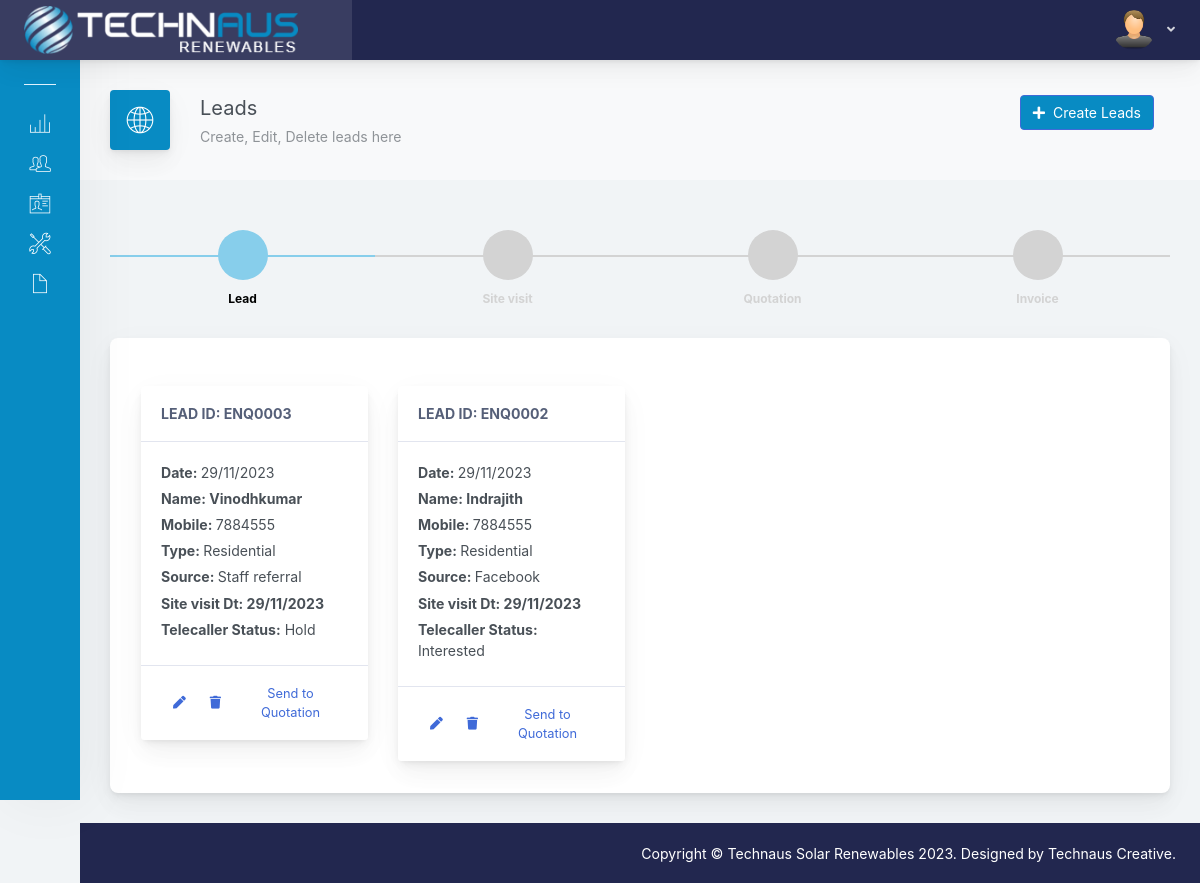
The page /admin_invoice/leads_list.php?page=2 (signed in) on the database its author committed.
### tables this page shows
CREATE TABLE `leads` (
  `leadid` int(10) NOT NULL,
  `leadno` varchar(20) DEFAULT NULL,
  `lddate` date NOT NULL,
  `source` varchar(100) NOT NULL,
  `leadtype` varchar(100) NOT NULL,
  `leadname` varchar(200) NOT NULL,
  `mobile` varchar(30) NOT NULL,
  `email` varchar(100) NOT NULL,
  `address` varchar(500) NOT NULL,
  `area` varchar(500) NOT NULL,
  `state` varchar(200) NOT NULL,
  `ebillamt` int(20) NOT NULL,
  `phase` varchar(20) NOT NULL,
  `appointmentdt` date NOT NULL,
  `assignto` varchar(50) NOT NULL,
  `statustc` varchar(200) NOT NULL,
  `notestc` varchar(500) NOT NULL,
  `nextcalltcdt` date NOT NULL,
  `appx_kw` varchar(10) NOT NULL,
  `sanction_load` varchar(20) NOT NULL,
  `space_solar` varchar(20) NOT NULL,
  `statusta` varchar(30) NOT NULL,
  `is_quotation` int(4) NOT NULL,
  `quot_dt` date DEFAULT NULL,
  `quot_no` varchar(20) NOT NULL,
  `quot_price` varchar(20) NOT NULL,
  `is_deleted` int(4) NOT NULL
);

### admin_invoice/leads_list.php (the view, shortened to what this page needs)
<?php
include 'includes/db.php';
include 'includes/header.php';
include 'includes/navbar.php';
        $query = "SELECT * FROM leads where is_quotation='0' and is_deleted='0' ORDER BY `leadid` DESC ";
        $query_run = mysqli_query($con, $query);
?>
<link href="assets/css/step_form.css" rel="stylesheet">
<body>
    <div class="app-main__outer">
        <div class="app-main__inner">
            <div class="app-page-title">
                <div class="page-title-wrapper">
                    <div class="page-title-heading">
                        <div class="page-title-icon">
                            <i class="pe-7s-global"></i>
                        </div>
                        <div>Leads<div class="page-title-subheading">Create, Edit, Delete leads here
                            </div>
                        </div>
                    </div>
                    <div class="page-title-actions">
                        <a class="btn mr-3 mb-3 btn-primary" href="leads_create.php" style="font-size:14px;"><i
                                class="fa fa-plus"></i>&nbsp;
                            Create Leads
                        </a>
                    </div>
                </div>
            </div>
            <div class="tab-content">
                <div class="tab-pane tabs-animation fade show active" id="tab-content-0" role="tabpanel">
                      <div class="row">
                    <div class="col-md-12 mx-0">
                        <form id="msform">
                            <ul id="progressbar">
                                <li class="active" id="leadpg"><strong>Lead</strong></li>
                                <li id="sitevisit"><strong>Site visit</strong></li>
                                <li id="quotation"><strong>Quotation</strong></li>
                                <li id="invoice"><strong>Invoice</strong></li>
                            </ul>
                        </form>
                    </div>
                </div>
                    <div class="main-card mb-3 card">
                    <div class="successmsg p-3"
                                                style="background-color: <?php echo isset($_GET['success']) && $_GET['success'] == 1 ? '#4CAF50' : (isset($_GET['error']) && $_GET['error'] == 1 ? '#f44336' : ''); ?>; color: white;">
                                            </div>
                        <div class="row m-3">
                            <?php
                            if (mysqli_num_rows($query_run) > 0) {
                            while($row = mysqli_fetch_assoc($query_run)) { ?>
                            <div class="col-3 mb-3">
                                <div class="card-container">
                                    <div class="card">
                                        <div class="card-header">
                                            Lead ID: <?php echo $row['leadno']; ?>
                                        </div>
                                        <div class="card-body">
                                            <p><strong> Date: </strong>
                                                <?php echo date("d/m/Y", strtotime($row["lddate"])); ?>
                                            </p>
                                            <p><strong> Name: <?php echo $row['leadname']; ?></strong></p>
                                            <p><strong> Mobile: </strong> <?php echo $row['mobile']; ?></p>
                                            <p><strong> Type: </strong> <?php echo $row['leadtype']; ?></p>
                                            <p><strong> Source: </strong> <?php echo $row['source']; ?></p>
                                            <p><strong> Site visit Dt:
                                                    <?php echo date("d/m/Y", strtotime($row["appointmentdt"]));  ?></strong>
                                            </p>
                                            <p><strong> Telecaller Status:</strong> <?php echo $row['statustc']; ?></p>
                                        </div>
                                        <div class="card-footer">
                                            <form action="leads_edit.php" method="post">
                                                <button style="background-color:transparent; border:0;" type="submit"
                                                    name="lead_edit_btn" class="btn btn-link btn-success"><i
                                                        class="fa fa-pen"></i> </button>
                                            </form>
                                            <button style="background-color:transparent; border:0;" type="button"
                                                data-id1="<?php echo $row['leadid']; ?>" id="lead_delete"
                                                class="btn btn-link btn-danger"><i class="fa fa-trash"></i> </button>
                                            <form action="lead_quot_send.php" method="post">
                                                <button style="background-color:transparent; border:0;" type="submit"
                                                    name="lead_edit_btn" class="btn btn-link btn-success">
                                                    Send to Quotation
                                                </button>
                                            </form>
                                        </div>
                                    </div>
                                </div>
                            </div>
                            <?php }
                        } else {
                            echo "No records to show.";
                        }
                        ?>
                        </div>
                    </div>
                </div>
            </div>
        </div>
        <?php include('includes/footer.php'); ?>

### admin_invoice/assets/css/step_form.css (style rules this page uses)
* { margin: 0; padding: 0; }
html { height: 100%; }
#msform { text-align: center; position: relative; margin-top: 20px; }
.card { z-index: 0; border: none; border-radius: 0.5rem; position: relative; }
#progressbar { margin-bottom: 30px; overflow: hidden; color: lightgrey; }
#progressbar .active { color: #000000; }
#progressbar li { list-style-type: none; font-size: 12px; width: 25%; float: left; position: relative; }
#progressbar #leadpg:before { font-family: FontAwesome; content: "\f023"; }
#progressbar #sitevisit:before { font-family: FontAwesome; content: "\f007"; }
#progressbar #quotation:before { font-family: FontAwesome; content: "\f09d"; }
#progressbar #invoice:before { font-family: FontAwesome; content: "\f00c"; }
#progressbar li:before { width: 50px; height: 50px; line-height: 45px; display: block; font-size: 18px; color: #ffffff; background: lightgray; border-radius: 50%; margin: 0 auto 10px auto; padding: 2px; }
#progressbar li:after { content: ''; width: 100%; height: 2px; background: lightgray; position: absolute; left: 0; top: 25px; z-index: -1; }
#progressbar li.active:before, #progressbar li.active:after { background: skyblue; }

### admin_invoice/leads_list.php (style rules this page uses)
.card-body p { margin-bottom: 5px; }

### rows shown on the page
leads: leadno "ENQ0003", lddate "29/11/2023", leadname "Vinodhkumar", mobile "7884555", leadtype "Residential", source "Staff referral", appointmentdt "29/11/2023", statustc "Hold"
leads: leadno "ENQ0002", lddate "29/11/2023", leadname "Indrajith", mobile "7884555", leadtype "Residential", source "Facebook", appointmentdt "29/11/2023", statustc "Interested"
